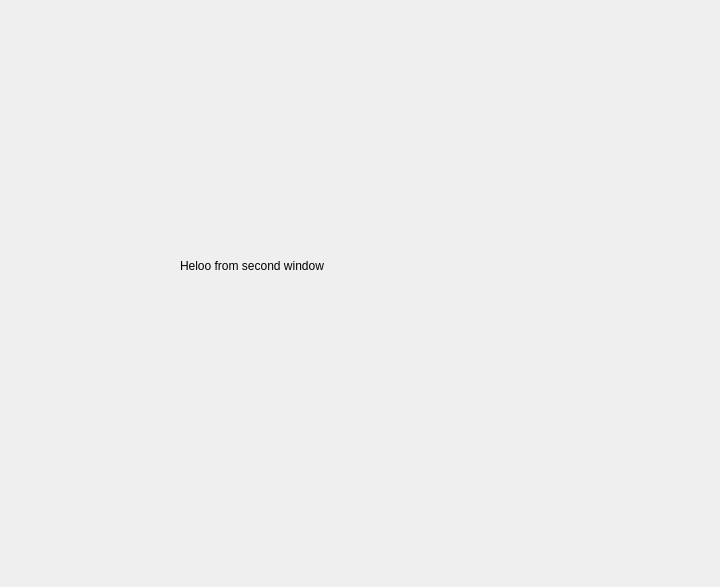
<?xml version="1.0" encoding="UTF-8"?>
<ui version="4.0">
 <class>secDialog</class>
 <widget class="QDialog" name="secDialog">
  <property name="geometry">
   <rect>
    <x>0</x>
    <y>0</y>
    <width>720</width>
    <height>587</height>
   </rect>
  </property>
  <property name="windowTitle">
   <string>Dialog</string>
  </property>
  <widget class="QLabel" name="label">
   <property name="geometry">
    <rect>
     <x>180</x>
     <y>190</y>
     <width>391</width>
     <height>151</height>
    </rect>
   </property>
   <property name="text">
    <string>Heloo from second window</string>
   </property>
  </widget>
 </widget>
 <resources/>
 <connections/>
</ui>
